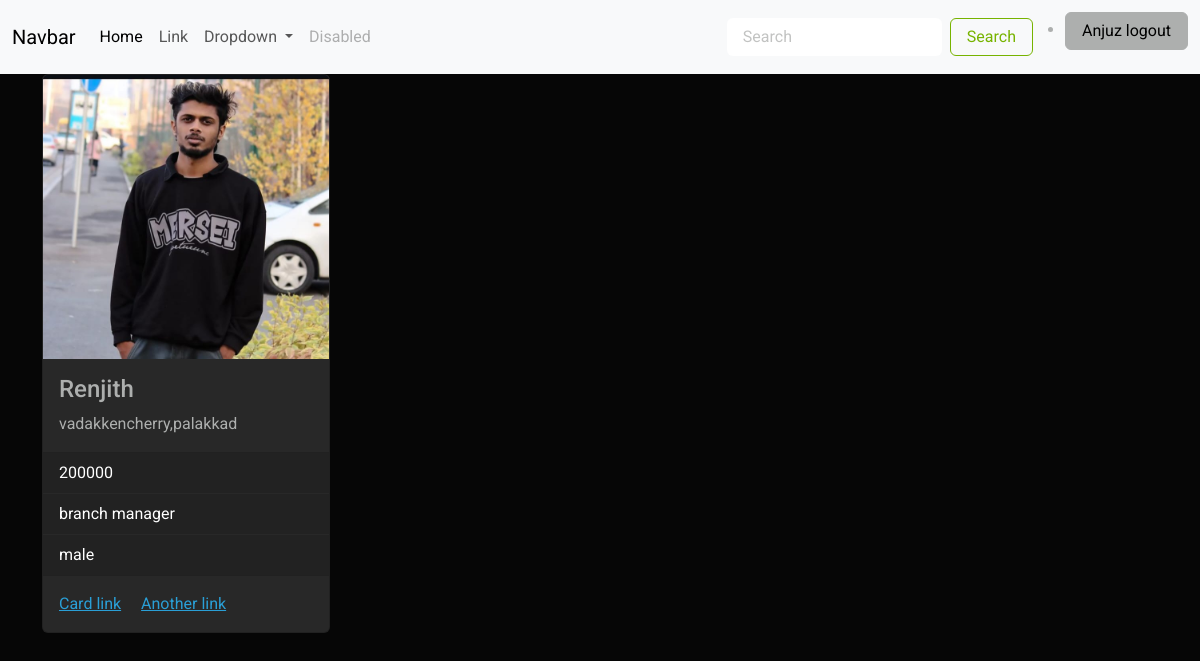
The app's page /employee/4/ (signed in) with its own data.
### crm/models.py (models this page shows, shortened)
class Employee(models.Model):
    name=models.CharField(max_length=200)
    email=models.EmailField(unique=True)
    address=models.TextField()
    department=models.CharField(max_length=200)
    salary=models.PositiveIntegerField()
    date_of_join=models.DateField()
    gender_options=(
        ("male","male"),
        ("femlae","female"),
        ("other","other")
    )
    gender=models.CharField(max_length=200,choices=gender_options,default="male")
    picture=models.ImageField(upload_to="employee_images",null=True,blank=True)

### crm/views.py (the view)
# urls.py: path("employee/<int:pk>/",views.EmployeeDetailView.as_view(),name="employee-detail"),
@method_decorator(signin_required,name="dispatch")
class EmployeeDetailView(View):
    template_name="employee_detail.html"
    def get(self,request,*args,**kwargs):
        id=kwargs.get("pk")
        qs=get_object_or_404(Employee,id=id)
        return render(request,self.template_name,{"data":qs})

### crm/templates/employee_detail.html
{%extends 'base.html'%}
{%block main_block%}
<div class="container">
    <div class="card" style="width: 18rem;">
       {%if data.picture%}
       <img src="{{data.picture.url}}" class="card-img-top" alt="...">
       {%endif%}
        <div class="card-body">
          <h5 class="card-title">{{data.name}}</h5>
          <p class="card-text">{{data.address}}</p>
        </div>
        <ul class="list-group list-group-flush">
          <li class="list-group-item">{{data.salary}}</li>
          <li class="list-group-item">{{data.department}}</li>
          <li class="list-group-item">{{data.gender}}</li>
        </ul>
        <div class="card-body">
          <a href="#" class="card-link">Card link</a>
          <a href="#" class="card-link">Another link</a>
        </div>
      </div>
   </div>
{%endblock%}

### crm/templates/base.html (shortened to what this page needs)
<!DOCTYPE html>
{%load static%}
<html lang="en">
<head>
  <link rel="stylesheet" href="{%static 'css/style.css' %}">
</head>
<body>
  <nav class="navbar navbar-expand-lg bg-body-tertiary">
    <div class="container-fluid">
      <a class="navbar-brand" href="#">Navbar</a>
      <div class="collapse navbar-collapse" id="navbarSupportedContent">
        <ul class="navbar-nav me-auto mb-2 mb-lg-0">
          <li class="nav-item">
            <a class="nav-link active" aria-current="page" href="#">Home</a>
          </li>
          <li class="nav-item">
            <a class="nav-link" href="#">Link</a>
          </li>
          <li class="nav-item dropdown">
            <a class="nav-link dropdown-toggle" href="#" role="button" data-bs-toggle="dropdown" aria-expanded="false">
              Dropdown
            </a>
          </li>
          <li class="nav-item">
            <a class="nav-link disabled" aria-disabled="true">Disabled</a>
          </li>
        </ul>
        <form class="d-flex" role="search">
          <input class="form-control me-2" type="search" placeholder="Search" aria-label="Search">
          <button class="btn btn-outline-success" type="submit">Search</button>
        </form>
        <ul>
          <li class="nav-item mt-1">
            <a href="{%url 'signout'%}" class=" btn btn-dark">{{request.user}} logout</a>
          </li>
        </ul>
      </div>
    </div>
  </nav>
  {%block main_block%}
  {%endblock%}
</body>
</html>

### records on screen
Employee: picture (picture), name "Renjith", address "vadakkencherry,palakkad", salary "200000", department "branch manager", gender "male"

### other values on screen
{{ request.user }} "Anjuz"
